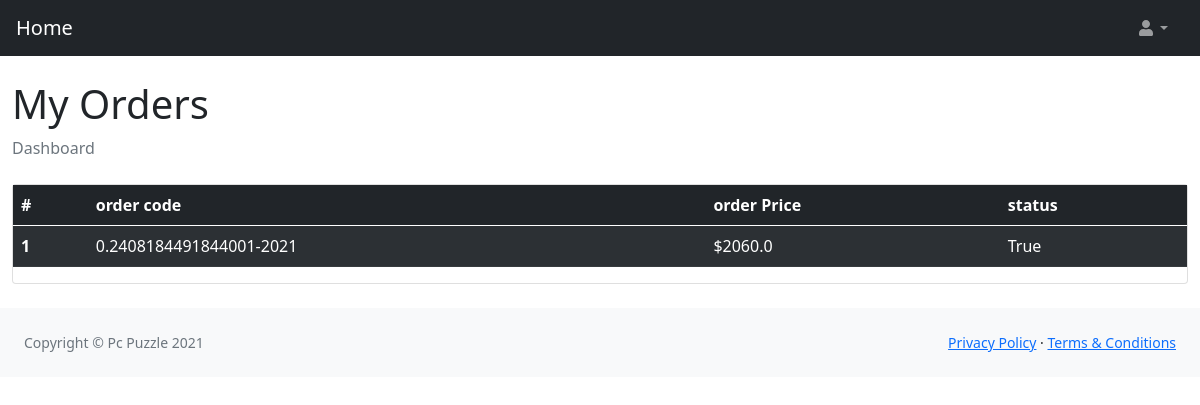
The app's page /profile/ (signed in), older data.
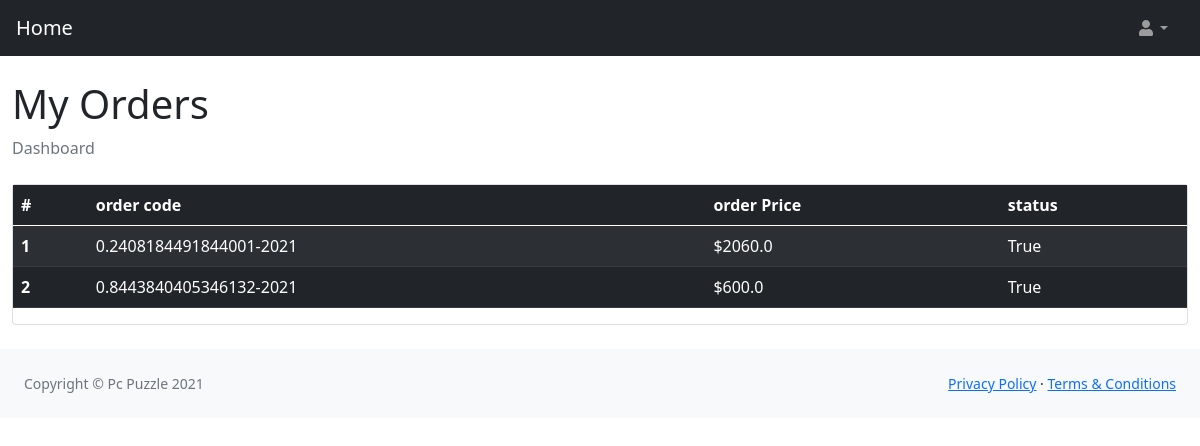
The same page, newer data.
### Tech_Parts/models.py (models this page shows, shortened)
class Order(models.Model):
    customer=models.ForeignKey(Customer,blank=True,null=True,on_delete=models.CASCADE)
    products=models.ManyToManyField(Product,blank=True)
    code=models.CharField(blank=True,null=True,max_length=100)
    ordered=models.BooleanField(default=False)
    delivered=models.BooleanField(default=False)
    device=models.CharField(max_length=120,blank=True,null=True)
    def total_price(self):
        price=0
        for i in self.products.all():
            price += i.price
        return price
    def discount(self):
        percentage=(10/100)*self.total_price()
        return percentage

class Product(models.Model):
    name=models.CharField(max_length=100)
    image=models.CharField(max_length=3000)
    price=models.PositiveIntegerField(default=0)
    category=models.ForeignKey(Category,default=1,null=True,on_delete=models.SET_NULL)
    processor=models.ManyToManyField(Processor)
    type=models.ForeignKey(Type,default=6,null=True,on_delete=models.SET_NULL)
    details=HTMLField()
    code=models.CharField(max_length=100,blank=True)
    slug=models.SlugField(blank=True,max_length=100,unique=True)

### Tech_Parts/views.py (the view)
# urls.py: path("profile/",views.profile,name="profile"),
@login_required
def profile(request):
    order=Order.objects.filter(customer_id=request.user.id,ordered=True,delivered=True)
    context={"order":order}
    return render(request,"dashboard/profile.html",context)

### templates/dashboard/profile.html (shortened to what this page needs)
{% load static %}
<!DOCTYPE html>
<html lang="en">
    <head>
        <link href="https://cdn.jsdelivr.net/npm/simple-datatables@latest/dist/style.css" rel="stylesheet" />
        <link href="{% static 'dashboard/css/styles.css'  %}" rel="stylesheet" />
    </head>
    <body class="sb-nav-fixed">
        <nav class="sb-topnav navbar navbar-expand navbar-dark bg-dark">
            <a class="navbar-brand ps-3" href="{% url 'home:home' %}">Home</a>
            <ul class="navbar-nav ms-auto ms-md-0 me-3 me-lg-4">
                <li class="nav-item dropdown">
                    <a class="nav-link dropdown-toggle" id="navbarDropdown" href="#" role="button" data-bs-toggle="dropdown" aria-expanded="false"><i class="fas fa-user fa-fw"></i></a>
                </li>
            </ul>
        </nav>
        <div id="">
            <div class="prof" id="layoutSidenav_content">
                <main>
                    <div class="container-fluid">
                        <h1 class="mt-4">My Orders</h1>
                        <ol class="breadcrumb mb-4">
                            <li class="breadcrumb-item active">Dashboard</li>
                        </ol>
                        <div class="card mb-4">
                            <table class="table table-striped table-dark">
                                <thead>
                                  <tr>
                                    <th scope="col">#</th>
                                    <th scope="col">order code</th>
                                     <th scope="col">order Price</th>
                                    <th scope="col">status</th>
                                  </tr>
                                </thead>
                                <tbody>
                                    {% for i in order %}
                                  <tr>
                                    <th scope="row">{{forloop.counter}}</th>
                                    <td>{{i.code}}</td>
                                    <td>${{i.discount}}</td>
                                    <td>{{i.delivered}}</td>
                                  </tr>
  <div class="modal fade" id="exampleModal-{{i.id}}" tabindex="-1" aria-labelledby="exampleModalLabel" aria-hidden="true">
                                  {% endfor %}
                                </tbody>
                              </table>
                        </div>
                    </div>
                </main>
                <footer class="py-4 bg-light mt-auto">
                    <div class="container-fluid px-4">
                        <div class="d-flex align-items-center justify-content-between small">
                            <div class="text-muted">Copyright &copy; Pc Puzzle 2021</div>
                            <div>
                                <a href="#">Privacy Policy</a>
                                &middot;
                                <a href="#">Terms &amp; Conditions</a>
                            </div>
                        </div>
                    </div>
                </footer>
            </div>
        </div>
    </body>
</html>

### templates/dashboard/profile.html (style rules this page uses)
.prof { margin-top:5rem ; }

Row changes from the older to the newer data that the page shows:
now on this page (row edited): Order: code "0.8443840405346132-2021", discount "600.0", delivered "True"
